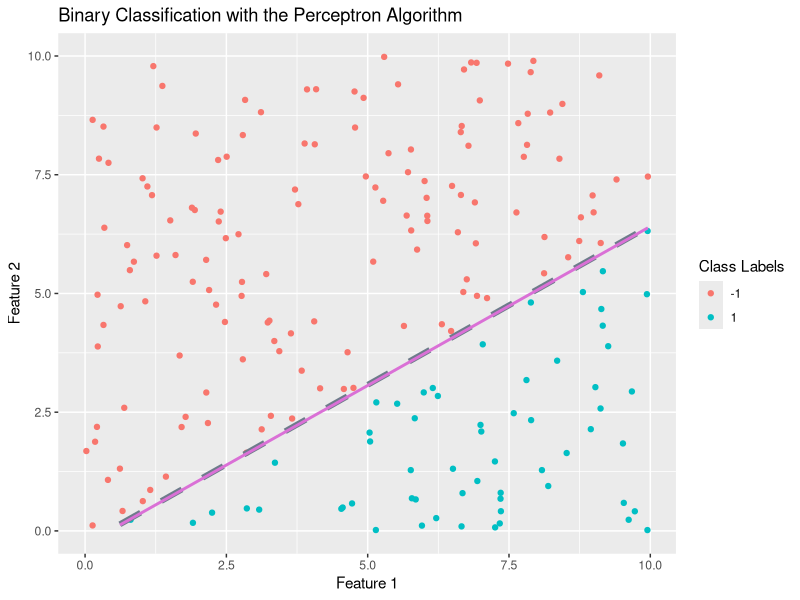

Source code (R):
## ---- chunk 1
knitr::opts_chunk$set(echo = TRUE)
## ---- chunk 2
# step_function: 
## will produce either -1 or 1 corresponding to the two classes in dataset
step_function <- function(x) {
  if (x < 0) -1 else 1
}
## ---- chunk 3
# pocket_perceptron: 
## objective to learn the weights for perceptron so that model classifies training data correctly
pocket_perceptron <- function(x, y, learning_rate, max_iterations){
  
  nObs = nrow(x) # Number of observations
  nFeatures = ncol(x) # Number of features 
  w = rnorm(nFeatures + 1, 0, 2) # Random weight initialization
  current_iteration = 0 # Initialize iteration
  has_converged = F # Initialize convergence to F
  best_weights = w # Initialize best weights to current weights
  
  
  best_error = nObs # Assume worst possible error rate on dataset
  
  while ((has_converged == F) & (current_iteration < max_iterations)){

    has_converged = T # Assume we are done unless we misclassify an observation
    
    # Keep track of misclassified observations 
    current_error = 0
    for (i in 1:nObs) {
      xi = c(1, x[i,]) # Append 1 for the dummy input feature x0
      yi = y[i]
      y_predicted = step_function(sum(w * xi))
      
      if (yi != y_predicted){
        current_error = current_error + 1
        
        # We have at least one misclassified example
        has_converged = F
        w = w - learning_rate * sign(y_predicted - yi) * xi
      }
    }
    
    if (current_error < best_error){
      best_error = current_error
      best_weights = w
    }
    current_iteration = current_iteration + 1
  }
  
  model <- list("weights" = best_weights, 
                "converged" = has_converged, 
                "iterations" = current_iteration)
  model
}
## ---- chunk 4
# Generate randomized uniform data
set.seed(4910341)
x1 <- runif(200, 0, 10)
set.seed(2125151)
x2 <- runif(200, 0, 10)
x <- cbind(x1, x2)
y <- sign(-0.89 + 2.07 * x[,1] - 3.09 * x[,2])
## ---- chunk 5
alpha <- 0.1
max_epochs <- 1000

pmodel <- pocket_perceptron(x, y, alpha, max_epochs)
pmodel
## ---- chunk 6
library(ggplot2)

w_pred = pmodel$weights[1:3] # predicted weights 
w_true = c(-.89, 2.07, -3.09) # original weights

x2_pred = (-w_pred[2]*x1 - w_pred[1]) / w_pred[3] # using predicted weights
x2_true = (-w_true[2]*x1 - w_true[1]) / w_true[3] # using true weights

dat = data.frame(x1, x2, y, x2_pred, x2_true) # df to pass to ggplot
  
ggplot(data = dat) + 
  geom_point(
    mapping = aes(x=x1, y=x2, color = factor(y))) +
  scale_x_continuous(limits = range(x1)) + 
  scale_y_continuous(limits = range(x2)) +
  scale_color_discrete(limits = factor(unique(y))) +
  geom_line(
    mapping = aes(x = x1, y = x2_pred), 
    color = "lightsteelblue4",
    size = 2,
    linetype = "dashed") +
  geom_line(
    mapping = aes(x = x1, y = x2_true), 
    color = "orchid",
    size = 1) +
labs(
  title = "Binary Classification with the Perceptron Algorithm",
  x = "Feature 1", 
  y = "Feature 2",
  color = "Class Labels")
